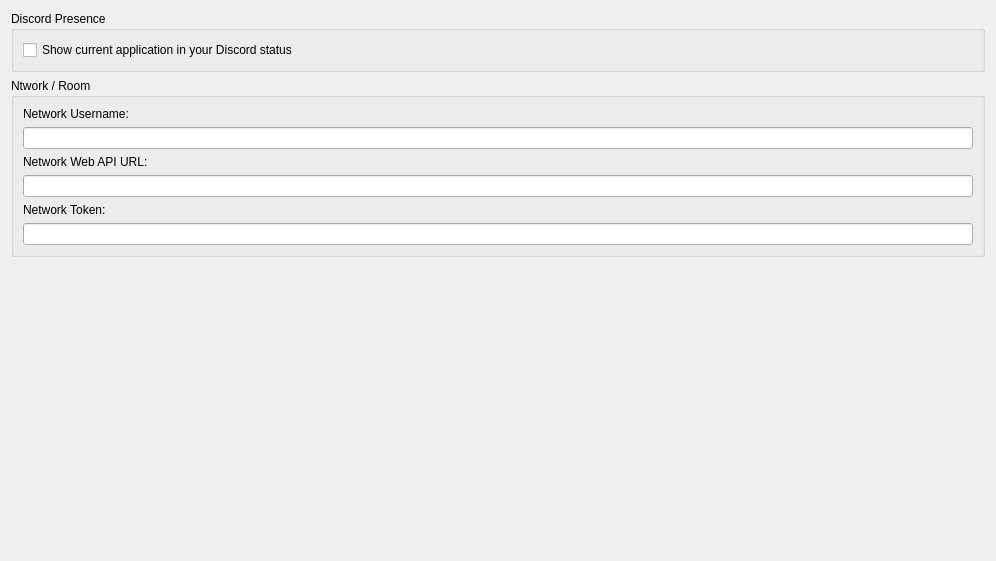
<?xml version="1.0" encoding="UTF-8"?>
<ui version="4.0">
 <class>ConfigureWeb</class>
 <widget class="QWidget" name="ConfigureWeb">
  <property name="geometry">
   <rect>
    <x>0</x>
    <y>0</y>
    <width>996</width>
    <height>561</height>
   </rect>
  </property>
  <property name="windowTitle">
   <string>Form</string>
  </property>
  <layout class="QVBoxLayout" name="verticalLayout">
   <item>
    <widget class="QGroupBox" name="discord_group">
     <property name="title">
      <string>Discord Presence</string>
     </property>
     <layout class="QVBoxLayout" name="verticalLayout_21">
      <item>
       <widget class="QCheckBox" name="toggle_discordrpc">
        <property name="text">
         <string>Show current application in your Discord status</string>
        </property>
       </widget>
      </item>
     </layout>
    </widget>
   </item>
   <item>
    <widget class="QGroupBox" name="network_group">
     <property name="title">
      <string>Ntwork / Room</string>
     </property>
     <layout class="QVBoxLayout" name="verticalLayout_22">
      <item>
       <widget class="QLabel" name="label">
        <property name="text">
         <string>Network Username:</string>
        </property>
       </widget>
      </item>
      <item>
       <widget class="QLineEdit" name="username_lineedit"/>
      </item>
      <item>
       <widget class="QLabel" name="label_2">
        <property name="text">
         <string>Network Web API URL:</string>
        </property>
       </widget>
      </item>
      <item>
       <widget class="QLineEdit" name="web_api_url_lineedit"/>
      </item>
      <item>
       <widget class="QLabel" name="label_3">
        <property name="text">
         <string>Network Token:</string>
        </property>
       </widget>
      </item>
      <item>
       <widget class="QLineEdit" name="token_lineedit"/>
      </item>
     </layout>
    </widget>
   </item>
   <item>
    <spacer name="verticalSpacer">
     <property name="orientation">
      <enum>Qt::Vertical</enum>
     </property>
     <property name="sizeHint" stdset="0">
      <size>
       <width>20</width>
       <height>40</height>
      </size>
     </property>
    </spacer>
   </item>
  </layout>
 </widget>
 <tabstops>
  <tabstop>toggle_discordrpc</tabstop>
 </tabstops>
 <resources/>
 <connections/>
</ui>
